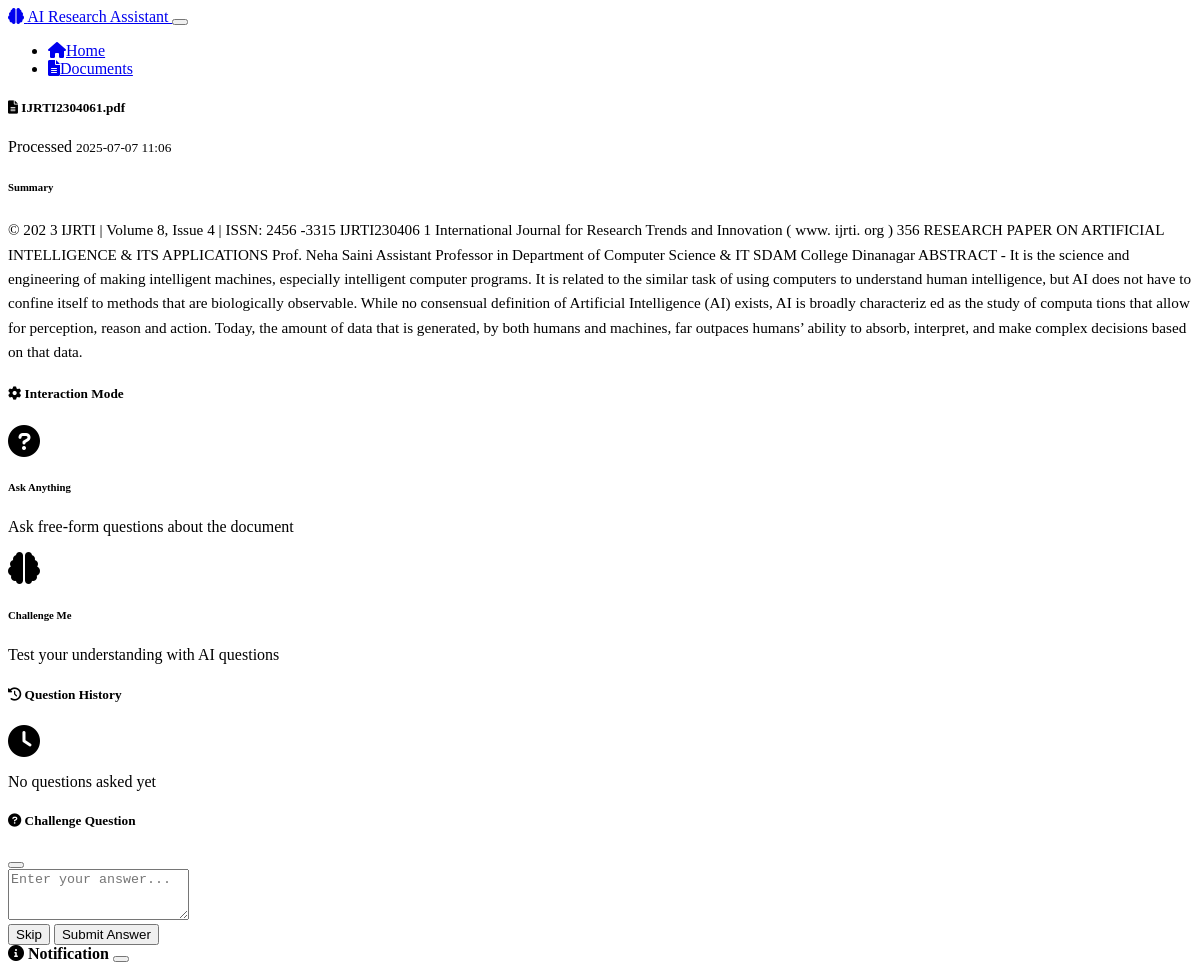
The app's page /document/6 with its own data.
### models.py (models this page shows, shortened)
class Document(db.Model):
    id = db.Column(Integer, primary_key=True)
    filename = db.Column(String(255), nullable=False)
    original_filename = db.Column(String(255), nullable=False)
    file_path = db.Column(String(500), nullable=False)
    file_type = db.Column(String(10), nullable=False)
    upload_date = db.Column(DateTime, default=datetime.utcnow)
    summary = db.Column(Text)
    content = db.Column(Text)
    processed = db.Column(Boolean, default=False)

### routes.py (the view)
@app.route('/document/<int:document_id>')
def view_document(document_id):
    document = Document.query.get_or_404(document_id)
    session['current_document_id'] = document_id
    return render_template('document_analysis.html', document=document)

### templates/document_analysis.html (shortened to what this page needs)
{% extends "base.html" %}
{% block content %}
<div class="row">
    <div class="col-lg-8 mx-auto">
        <div class="card mb-4">
            <div class="card-header">
                <div class="d-flex justify-content-between align-items-center">
                    <h5 class="card-title mb-0">
                        <i class="fas fa-file-alt me-2"></i>
                        {{ document.original_filename }}
                    </h5>
                    <div>
                        <span class="badge bg-success">Processed</span>
                        <small class="text-muted ms-2">
                            {{ document.upload_date.strftime('%Y-%m-%d %H:%M') }}
                        </small>
                    </div>
                </div>
            </div>
            <div class="card-body">
                <h6 class="text-muted mb-2">Summary</h6>
                <p class="summary-text">{{ document.summary or 'No summary available' }}</p>
            </div>
        </div>
        <div class="card mb-4">
            <div class="card-header">
                <h5 class="card-title mb-0">
                    <i class="fas fa-cog me-2"></i>
                    Interaction Mode
                </h5>
            </div>
            <div class="card-body">
                <div class="row">
                    <div class="col-md-6 mb-3">
                        <div class="card mode-card" onclick="switchMode('ask')">
                            <div class="card-body text-center">
                                <i class="fas fa-question-circle fa-2x text-info mb-2"></i>
                                <h6>Ask Anything</h6>
                                <p class="small text-muted">Ask free-form questions about the document</p>
                            </div>
                        </div>
                    </div>
                    <div class="col-md-6 mb-3">
                        <div class="card mode-card" onclick="switchMode('challenge')">
                            <div class="card-body text-center">
                                <i class="fas fa-brain fa-2x text-success mb-2"></i>
                                <h6>Challenge Me</h6>
                                <p class="small text-muted">Test your understanding with AI questions</p>
                            </div>
                        </div>
                    </div>
                </div>
            </div>
        </div>
        <div class="card mt-4">
            <div class="card-header">
                <h5 class="card-title mb-0">
                    <i class="fas fa-history me-2"></i>
                    Question History
                </h5>
            </div>
            <div class="card-body">
                <div id="historyContent">
                    <div class="text-center text-muted">
                        <i class="fas fa-clock fa-2x mb-2"></i>
                        <p>No questions asked yet</p>
                    </div>
                </div>
            </div>
        </div>
    </div>
</div>
<div class="modal fade" id="challengeQuestionModal" tabindex="-1">
    <div class="modal-dialog">
        <div class="modal-content">
            <div class="modal-header">
                <h5 class="modal-title">
                    <i class="fas fa-question-circle me-2"></i>
                    Challenge Question
                </h5>
                <button type="button" class="btn-close" data-bs-dismiss="modal"></button>
            </div>
            <div class="modal-body">
                <div class="mt-3">
                    <textarea
                        class="form-control"
                        id="challengeAnswerInput"
                        rows="3"
                        placeholder="Enter your answer..."
                    ></textarea>
                </div>
            </div>
            <div class="modal-footer">
                <button type="button" class="btn btn-secondary" data-bs-dismiss="modal">Skip</button>
                <button type="button" class="btn btn-primary" onclick="submitChallengeAnswer()">
                    Submit Answer
                </button>
            </div>
        </div>
    </div>
</div>
{% endblock %}

### static/css/style.css (style rules this page uses)
.mode-card { cursor: pointer; transition: all 0.3s ease; border: 1px solid var(--bs-border-color); }
.summary-text { line-height: 1.6; font-size: 0.95rem; }
html { scroll-behavior: smooth; }

### records on screen
Document: original_filename "IJRTI2304061.pdf", upload_date "2025-07-07 11:06", summary "© 202 3 IJRTI | Volume 8, Issue 4 | ISSN: 2456 -3315 IJRTI230406 1 International Journal for Research Trends and Innovation ( www. ijrti. org ) 356 RESEARCH PAPER ON ARTIFICIAL INTELLIGENCE & ITS APPLICATIONS Prof. Neha Saini Assistant Professor in Department of Computer Science & IT SDAM College Dinanagar ABSTRACT - It is the science and engineering of making intelligent machines, especially intelligent computer programs. It is related to the similar task of using computers to understand human intelligence, but AI does not have to confine itself to methods that are biologically observable. While no consensual definition of Artificial Intelligence (AI) exists, AI is broadly characteriz ed…"
